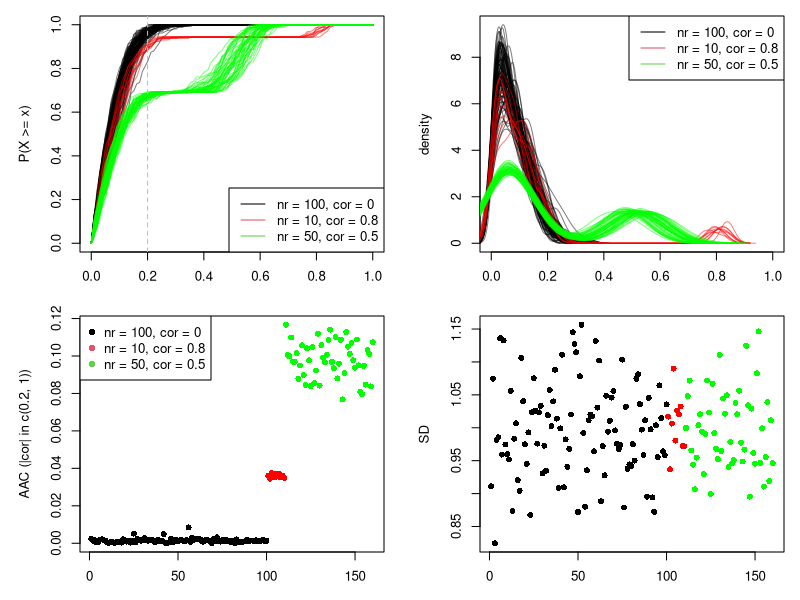
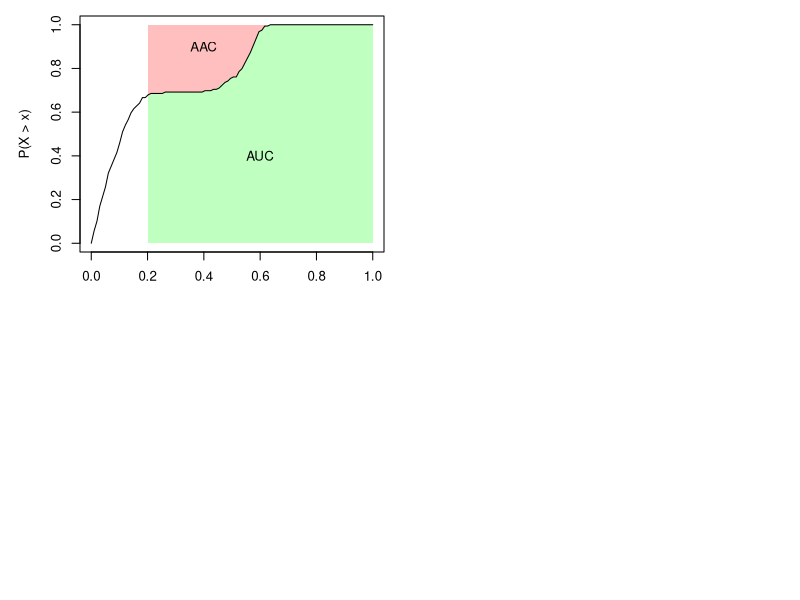

Write the R code that produced these figures, in order.

set.seed(12345)
library(matrixStats)

nr1 = 100
mat1 = matrix(rnorm(100*nr1), nrow = nr1)

nr2 = 10
library(mvtnorm)
sigma = matrix(0.8, nrow = nr2, ncol = nr2); diag(sigma) = 1
mat2 = t(rmvnorm(100, mean = rep(0, nr2), sigma = sigma))

nr3 = 50
library(mvtnorm)
sigma = matrix(0.5, nrow = nr3, ncol = nr3); diag(sigma) = 1
mat3 = t(rmvnorm(100, mean = rep(0, nr3), sigma = sigma))


mat = t(rbind(mat1, mat2, mat3))

par(mfrow = c(2, 2))
par(mar = c(3, 5, 1, 1), cex = 0.8)
v = NULL
min_cor = 0.2
plot(NULL, xlim = c(0, 1), ylim = c(0, 1), ylab = "P(X >= x)", xlab = "")
for(i in 1:ncol(mat)) {
    cor_v <- abs(cor(mat[, i, drop = FALSE], mat[, -i, drop = FALSE]))
    cor_v = sort(cor_v)
    f = ecdf(cor_v)
    # cor_v = c(0, cor_v, 1)
    # n2 = length(cor_v)
    # v[i] = sum((cor_v[2:n2] - cor_v[1:(n2-1)])*f(cor_v[-n2]))
    cor_v = seq(min_cor, 1, length = 100)
    n2 = length(cor_v)
    v[i] = sum((cor_v[2:n2] - cor_v[1:(n2-1)])*f(cor_v[-n2]))
    x = seq(0, 1, length = 100)
    lines(x, f(x), col = ifelse(i <= nr1, "#00000080", ifelse(i <= nr1+nr2, "#FF000080", "#00FF0080")))
}
abline(v = 0.2, lty = 2, col = "grey")
legend("bottomright", lty = 1, col = 1:3, legend = c("nr = 100, cor = 0", "nr = 10, cor = 0.8", "nr = 50, cor = 0.5"))
v = (1 - min_cor) - v

dx_list = NULL
dy_list = NULL
for(i in 1:ncol(mat)) {
    cor_v <- abs(cor(mat[, i, drop = FALSE], mat[, -i, drop = FALSE]))
    d = density(cor_v)
    dx_list = c(dx_list, list(d$x))
    dy_list = c(dy_list, list(d$y))
}
max_y = max(unlist(dy_list))
plot(NULL, xlim = c(0, 1), ylim = c(0, max_y), ylab = "density", xlab = "")
for(i in seq_along(dx_list)) {
	lines(dx_list[[i]], dy_list[[i]], col = ifelse(i <= nr1, "#00000080", ifelse(i <= nr1+nr2, "#FF000080", "#00FF0080")))
}
legend("topright", lty = 1, col = 1:3, legend = c("nr = 100, cor = 0", "nr = 10, cor = 0.8", "nr = 50, cor = 0.5"))


plot(v, pch = 16, xlab = "", ylab = "AAC (|cor| in c(0.2, 1))", col = ifelse(seq_along(v) <= nr1, "#000000", ifelse(seq_along(v) <= nr1+nr2, "#FF0000", "#00FF00")))
legend("topleft", pch = 16, col = 1:3, legend = c("nr = 100, cor = 0", "nr = 10, cor = 0.8", "nr = 50, cor = 0.5"))


plot(colSds(mat), pch = 16, xlab = "", ylab = "SD", col = ifelse(seq_along(v) <= nr1, "#000000", ifelse(seq_along(v) <= nr1+nr2, "#FF0000", "#00FF00")))



cor_v <- abs(cor(mat[, 160, drop = FALSE], mat[, -160, drop = FALSE]))
cor_v = sort(cor_v)
f = ecdf(cor_v)
x = seq(0, 1, length = 100)
y = f(x)

plot(NULL, xlim = c(0, 1), ylim = c(0, 1), xlab = "x", ylab = "P(X > x)")
x2 = seq(0.2, 1, length = 100)
polygon(c(x2, rev(x2)), c(f(x2), rep(1, length(x2))), col = "#FF000040", border = NA)
polygon(c(x2, rev(x2)), c(f(x2), rep(0, length(x2))), col = "#00FF0040", border = NA)
lines(x, y)
text(0.4, 0.9, "AAC")
text(0.6, 0.4, "AUC")

